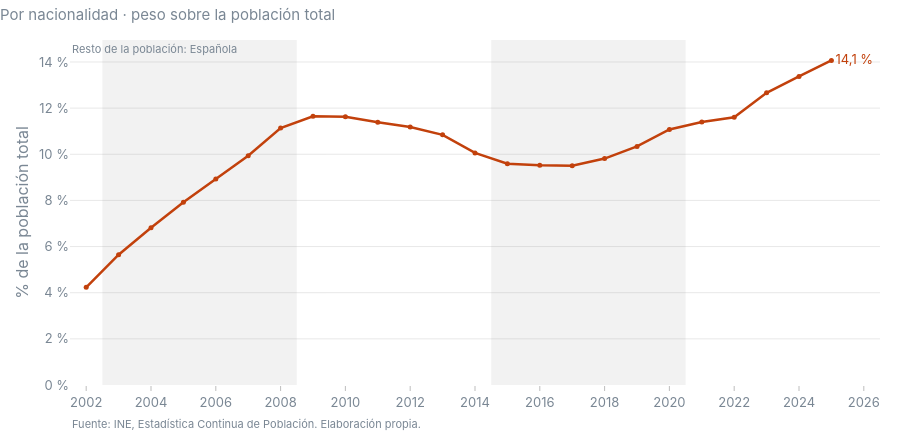
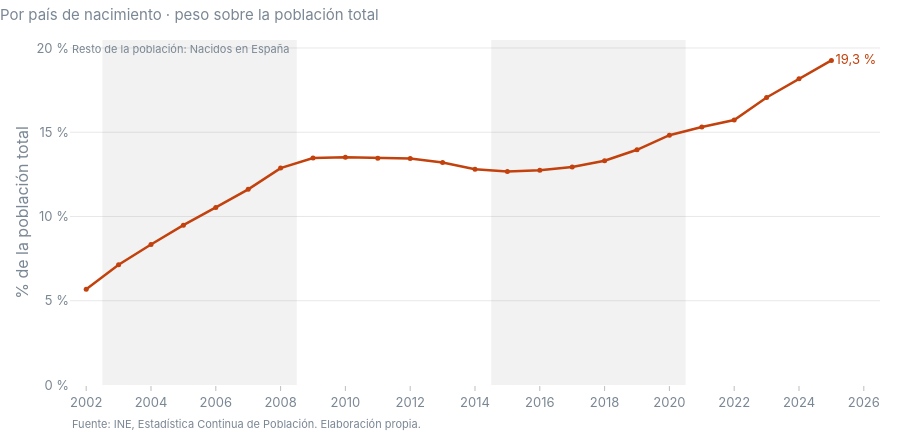
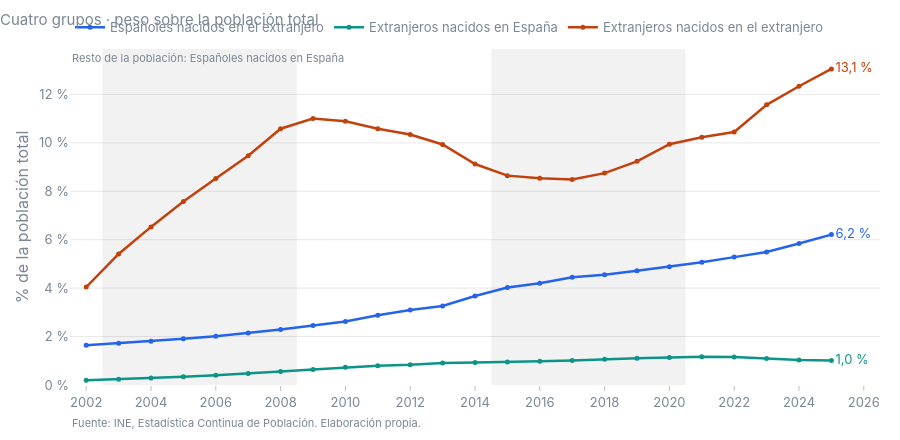

The notebook cell saved with these charts, in order:
### Code cell
grafico_cuota(por_nacionalidad, col_A, "Por nacionalidad", bandas=limites).show()
grafico_cuota(por_nacimiento, col_B, "Por país de nacimiento", bandas=limites).show()
grafico_cuota(cuatro_grupos, col_C, "Cuatro grupos", bandas=limites).show()

### Figure 1 — Plotly figure (JSON) as saved in the notebook; plotly's stock layout.template omitted (floating-point values rounded to 4 significant figures)
{"data": [{"hovertemplate": "%{y:.1f} %<extra>Extranjera</extra>", "line": {"color": "#c2410c", "width": 2.5}, "marker": {"size": 5}, "mode": "lines+markers+text", "name": "Extranjera", "text": ["", "", "", "", "", "", "", "", "", "", "", "", "", "", "", "", "", "", "", "", "", "", "", "14,1 %"], "textfont": {"color": "#c2410c"}, "textposition": "middle right", "type": "scatter", "x": [2002, 2003, 2004, 2005, 2006, 2007, 2008, 2009, 2010, 2011, 2012, 2013, 2014, 2015, 2016, 2017, 2018, 2019, 2020, 2021, 2022, 2023, 2024, 2025], "y": [4.235, 5.647, 6.818, 7.923, 8.932, 9.935, 11.14, 11.65, 11.62, 11.38, 11.18, 10.84, 10.06, 9.594, 9.521, 9.501, 9.813, 10.34, 11.08, 11.4, 11.6, 12.66, 13.37, 14.07]}], "layout": {"annotations": [{"font": {"size": 11}, "showarrow": false, "text": "Resto de la población: Española", "x": 0, "xanchor": "left", "xref": "paper", "y": 1, "yanchor": "top", "yref": "paper"}, {"font": {"color": "#7a8794", "size": 11}, "showarrow": false, "text": "Fuente: INE, Estadística Continua de Población. Elaboración propia.", "x": 0, "xanchor": "left", "xref": "paper", "y": -0.14, "yref": "paper"}], "height": 440, "margin": {"b": 55}, "shapes": [{"fillcolor": "rgba(127,127,127,0.10)", "layer": "below", "line": {"width": 0}, "type": "rect", "x0": 2002.0, "x1": 2008.0, "xref": "x", "y0": 0, "y1": 1, "yref": "y domain"}, {"fillcolor": "rgba(127,127,127,0.10)", "layer": "below", "line": {"width": 0}, "type": "rect", "x0": 2014.0, "x1": 2020.0, "xref": "x", "y0": 0, "y1": 1, "yref": "y domain"}], "title": {"font": {"size": 15}, "text": "Por nacionalidad · peso sobre la población total", "x": 0}, "xaxis": {"dtick": 2, "range": [2002.0, 2026.0]}, "yaxis": {"rangemode": "tozero", "tickformat": ".0f", "ticksuffix": " %", "title": {"text": "% de la población total"}}}}

### Figure 2 — Plotly figure (JSON) as saved in the notebook; plotly's stock layout.template omitted (floating-point values rounded to 4 significant figures)
{"data": [{"hovertemplate": "%{y:.1f} %<extra>Nacidos en el extranjero</extra>", "line": {"color": "#c2410c", "width": 2.5}, "marker": {"size": 5}, "mode": "lines+markers+text", "name": "Nacidos en el extranjero", "text": ["", "", "", "", "", "", "", "", "", "", "", "", "", "", "", "", "", "", "", "", "", "", "", "19,3 %"], "textfont": {"color": "#c2410c"}, "textposition": "middle right", "type": "scatter", "x": [2002, 2003, 2004, 2005, 2006, 2007, 2008, 2009, 2010, 2011, 2012, 2013, 2014, 2015, 2016, 2017, 2018, 2019, 2020, 2021, 2022, 2023, 2024, 2025], "y": [5.688, 7.134, 8.338, 9.486, 10.54, 11.61, 12.87, 13.46, 13.51, 13.46, 13.45, 13.2, 12.8, 12.67, 12.74, 12.94, 13.31, 13.96, 14.82, 15.31, 15.73, 17.06, 18.18, 19.26]}], "layout": {"annotations": [{"font": {"size": 11}, "showarrow": false, "text": "Resto de la población: Nacidos en España", "x": 0, "xanchor": "left", "xref": "paper", "y": 1, "yanchor": "top", "yref": "paper"}, {"font": {"color": "#7a8794", "size": 11}, "showarrow": false, "text": "Fuente: INE, Estadística Continua de Población. Elaboración propia.", "x": 0, "xanchor": "left", "xref": "paper", "y": -0.14, "yref": "paper"}], "height": 440, "margin": {"b": 55}, "shapes": [{"fillcolor": "rgba(127,127,127,0.10)", "layer": "below", "line": {"width": 0}, "type": "rect", "x0": 2002.0, "x1": 2008.0, "xref": "x", "y0": 0, "y1": 1, "yref": "y domain"}, {"fillcolor": "rgba(127,127,127,0.10)", "layer": "below", "line": {"width": 0}, "type": "rect", "x0": 2014.0, "x1": 2020.0, "xref": "x", "y0": 0, "y1": 1, "yref": "y domain"}], "title": {"font": {"size": 15}, "text": "Por país de nacimiento · peso sobre la población total", "x": 0}, "xaxis": {"dtick": 2, "range": [2002.0, 2026.0]}, "yaxis": {"rangemode": "tozero", "tickformat": ".0f", "ticksuffix": " %", "title": {"text": "% de la población total"}}}}

### Figure 3 — Plotly figure (JSON) as saved in the notebook; plotly's stock layout.template omitted (floating-point values rounded to 4 significant figures)
{"data": [{"hovertemplate": "%{y:.1f} %<extra>Españoles nacidos en el extranjero</extra>", "line": {"color": "#2563eb", "width": 2.5}, "marker": {"size": 5}, "mode": "lines+markers+text", "name": "Españoles nacidos en el extranjero", "text": ["", "", "", "", "", "", "", "", "", "", "", "", "", "", "", "", "", "", "", "", "", "", "", "6,2 %"], "textfont": {"color": "#2563eb"}, "textposition": "middle right", "type": "scatter", "x": [2002, 2003, 2004, 2005, 2006, 2007, 2008, 2009, 2010, 2011, 2012, 2013, 2014, 2015, 2016, 2017, 2018, 2019, 2020, 2021, 2022, 2023, 2024, 2025], "y": [1.646, 1.724, 1.809, 1.907, 2.01, 2.147, 2.289, 2.457, 2.62, 2.878, 3.1, 3.265, 3.678, 4.028, 4.202, 4.445, 4.558, 4.721, 4.883, 5.072, 5.281, 5.49, 5.84, 6.211]}, {"hovertemplate": "%{y:.1f} %<extra>Extranjeros nacidos en España</extra>", "line": {"color": "#0d9488", "width": 2.5}, "marker": {"size": 5}, "mode": "lines+markers+text", "name": "Extranjeros nacidos en España", "text": ["", "", "", "", "", "", "", "", "", "", "", "", "", "", "", "", "", "", "", "", "", "", "", "1,0 %"], "textfont": {"color": "#0d9488"}, "textposition": "middle right", "type": "scatter", "x": [2002, 2003, 2004, 2005, 2006, 2007, 2008, 2009, 2010, 2011, 2012, 2013, 2014, 2015, 2016, 2017, 2018, 2019, 2020, 2021, 2022, 2023, 2024, 2025], "y": [0.1931, 0.2366, 0.2884, 0.3433, 0.4036, 0.471, 0.5537, 0.6426, 0.7327, 0.7999, 0.8384, 0.9081, 0.9325, 0.9475, 0.9837, 1.011, 1.063, 1.101, 1.135, 1.164, 1.155, 1.092, 1.036, 1.016]}, {"hovertemplate": "%{y:.1f} %<extra>Extranjeros nacidos en el extranjero</extra>", "line": {"color": "#c2410c", "width": 2.5}, "marker": {"size": 5}, "mode": "lines+markers+text", "name": "Extranjeros nacidos en el extranjero", "text": ["", "", "", "", "", "", "", "", "", "", "", "", "", "", "", "", "", "", "", "", "", "", "", "13,1 %"], "textfont": {"color": "#c2410c"}, "textposition": "middle right", "type": "scatter", "x": [2002, 2003, 2004, 2005, 2006, 2007, 2008, 2009, 2010, 2011, 2012, 2013, 2014, 2015, 2016, 2017, 2018, 2019, 2020, 2021, 2022, 2023, 2024, 2025], "y": [4.042, 5.41, 6.529, 7.579, 8.528, 9.464, 10.58, 11.01, 10.89, 10.58, 10.35, 9.934, 9.125, 8.646, 8.537, 8.49, 8.75, 9.238, 9.942, 10.23, 10.45, 11.57, 12.34, 13.05]}], "layout": {"annotations": [{"font": {"size": 11}, "showarrow": false, "text": "Resto de la población: Españoles nacidos en España", "x": 0, "xanchor": "left", "xref": "paper", "y": 1, "yanchor": "top", "yref": "paper"}, {"font": {"color": "#7a8794", "size": 11}, "showarrow": false, "text": "Fuente: INE, Estadística Continua de Población. Elaboración propia.", "x": 0, "xanchor": "left", "xref": "paper", "y": -0.14, "yref": "paper"}], "height": 440, "margin": {"b": 55}, "shapes": [{"fillcolor": "rgba(127,127,127,0.10)", "layer": "below", "line": {"width": 0}, "type": "rect", "x0": 2002.0, "x1": 2008.0, "xref": "x", "y0": 0, "y1": 1, "yref": "y domain"}, {"fillcolor": "rgba(127,127,127,0.10)", "layer": "below", "line": {"width": 0}, "type": "rect", "x0": 2014.0, "x1": 2020.0, "xref": "x", "y0": 0, "y1": 1, "yref": "y domain"}], "title": {"font": {"size": 15}, "text": "Cuatro grupos · peso sobre la población total", "x": 0}, "xaxis": {"dtick": 2, "range": [2002.0, 2026.0]}, "yaxis": {"rangemode": "tozero", "tickformat": ".0f", "ticksuffix": " %", "title": {"text": "% de la población total"}}}}
